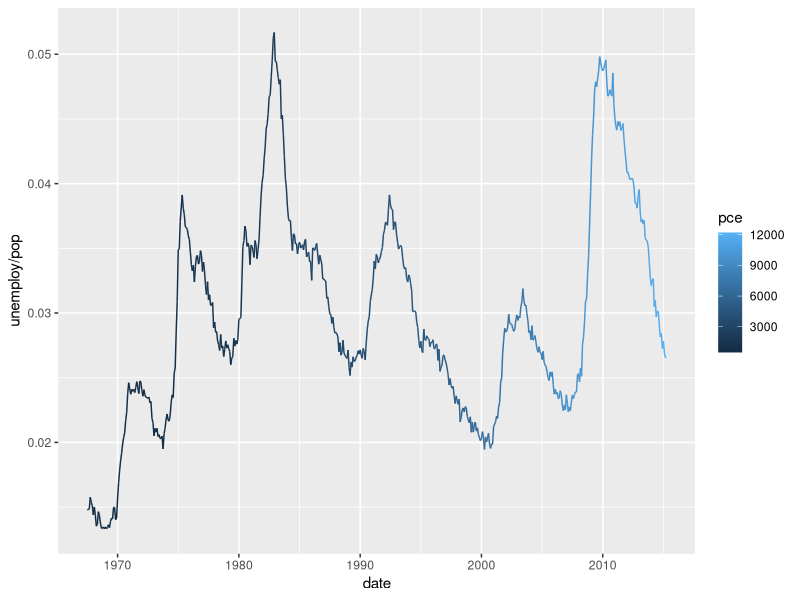
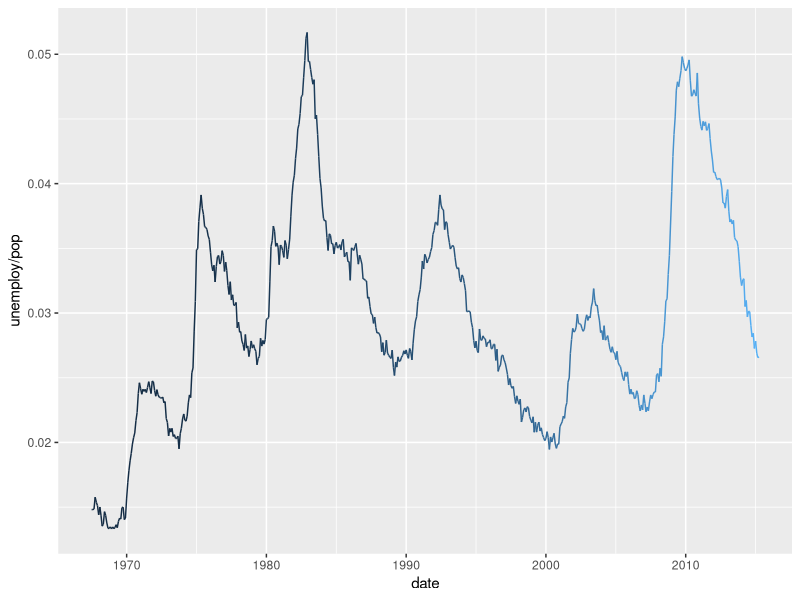
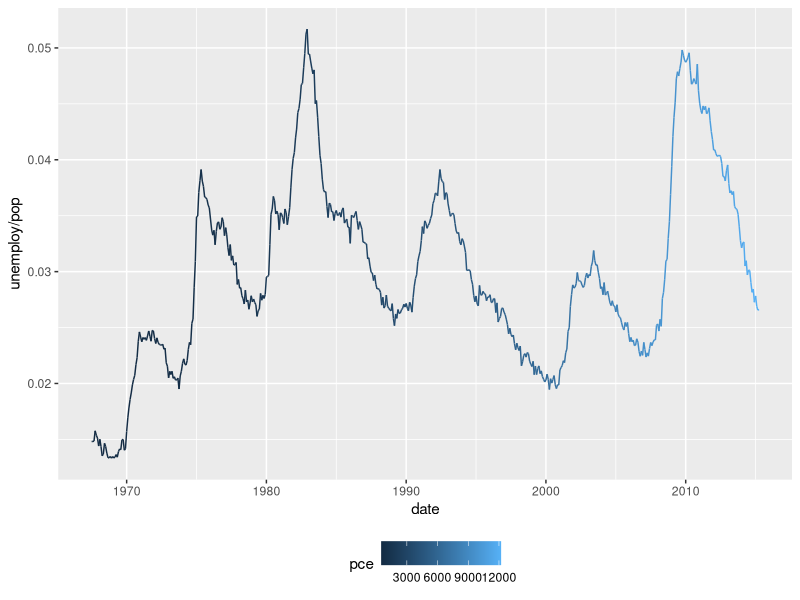
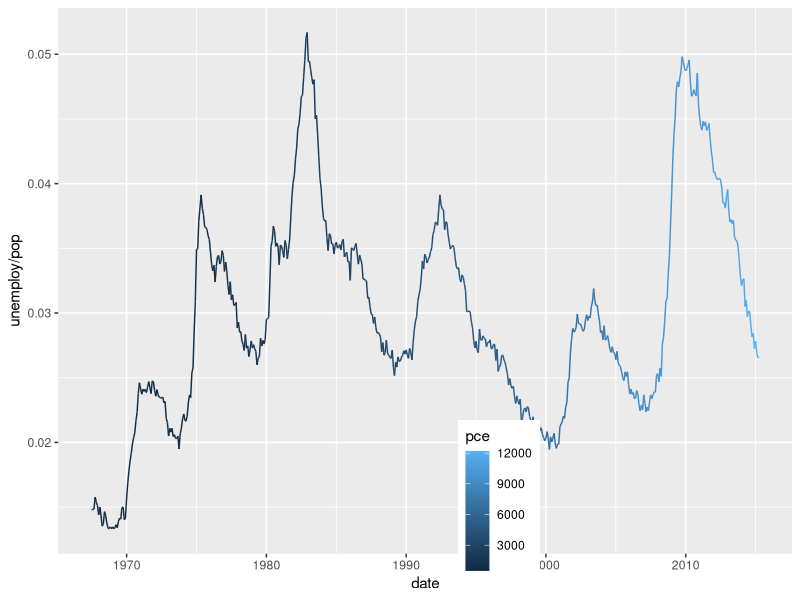
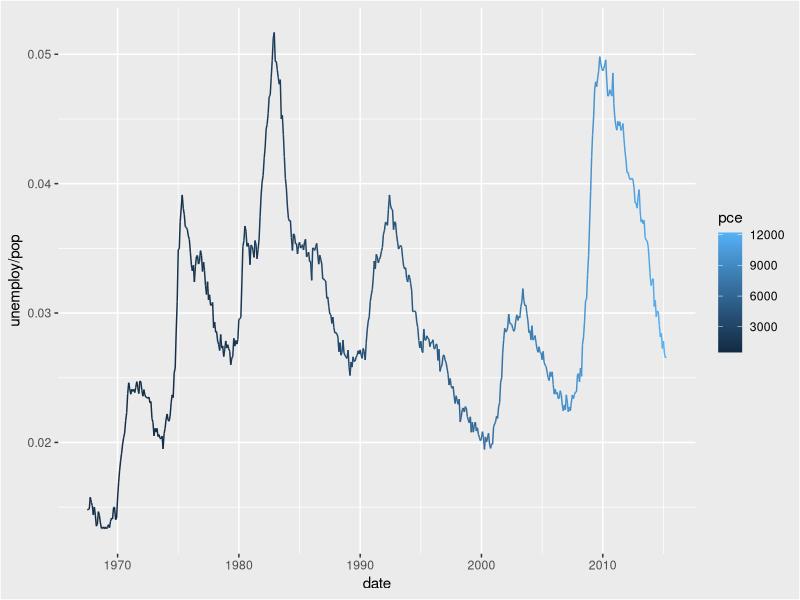
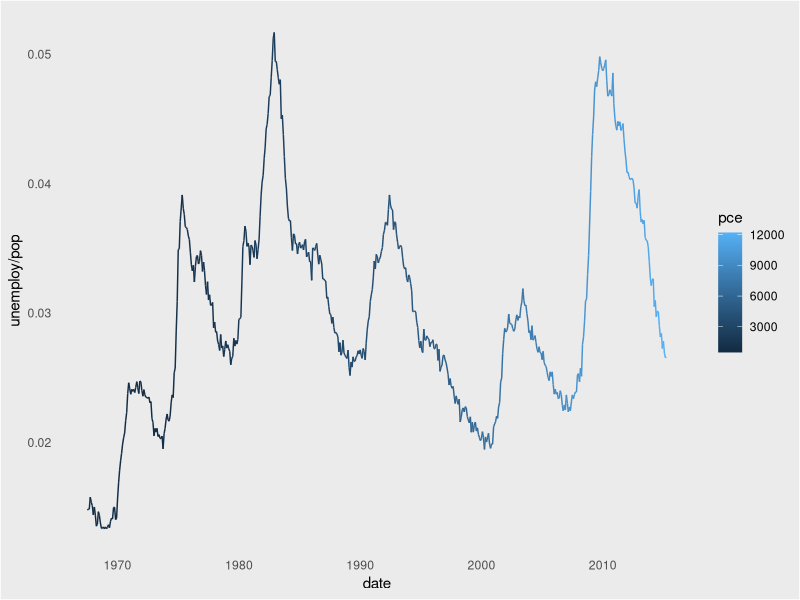
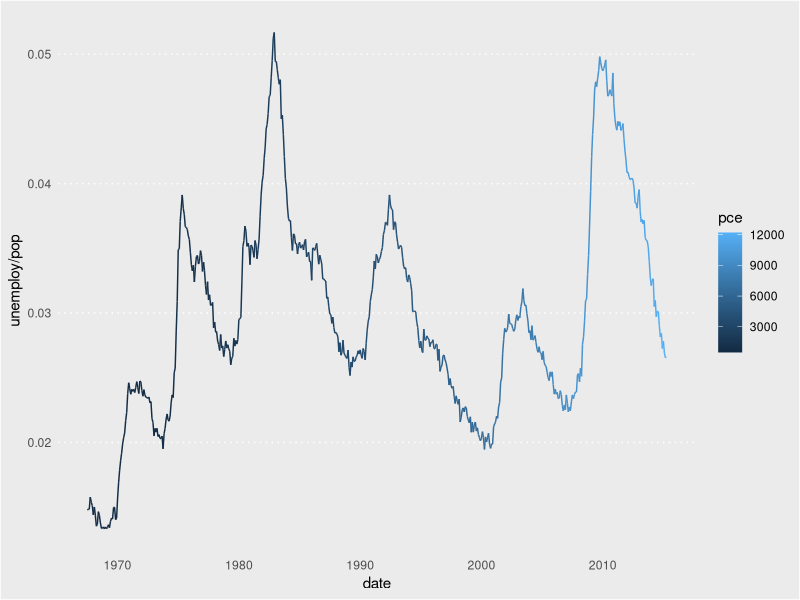
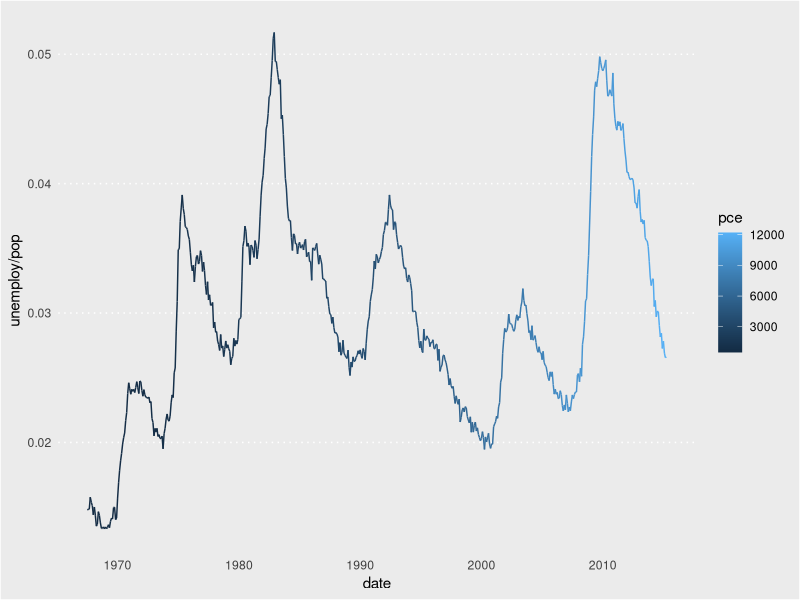

These charts were generated, in order, by the following R code: (Note: this script raises an error after producing the figures.)
## ---- chunk 1
library(tidyverse)
str(economics)
## ---- chunk 2
plt_prop_unemployed_over_time <- ggplot(economics, aes(date, unemploy/pop )) +    geom_line(aes(color = pce)) + 
  theme(legend.position = "right")
 

# View the default plot
plt_prop_unemployed_over_time

# Remove legend entirely
plt_prop_unemployed_over_time +
  theme(legend.position = "none")

## ---- chunk 3
# Position the legend at the bottom of the plot
plt_prop_unemployed_over_time +
  theme(legend.position = "bottom")
## ---- chunk 4
# Position the legend inside the plot at (0.6, 0.1)
plt_prop_unemployed_over_time +
  theme(legend.position = c(0.6, 0.1))

## ---- chunk 5
plt_prop_unemployed_over_time +
  theme(
    # For all rectangles, set the fill color to grey92
    rect = element_rect(fill = "grey92") ,
    # For the legend key, turn off the outline
    legend.key = element_rect(color = NA))

## ---- chunk 6
plt_prop_unemployed_over_time +
  theme(
    rect = element_rect(fill = "grey92"),
    legend.key = element_rect(color = NA),
    # Turn off axis ticks
    axis.ticks = element_blank(),
    # Turn off the panel grid
    panel.grid = element_blank()
  )
## ---- chunk 7
plt_prop_unemployed_over_time +
  theme(
    rect = element_rect(fill = "grey92"),
    legend.key = element_rect(color = NA),
    axis.ticks = element_blank(),
    panel.grid = element_blank(),
    # Add major y-axis panel grid lines back
    panel.grid.major.y = element_line(
      # Set the color to white
      color = "white",
      # Set the size to 0.5
      size = 0.5,
      # Set the line type to dotted
      linetype = "dotted"
    )
  )

## ---- chunk 8
plt_prop_unemployed_over_time +
  theme(
    rect = element_rect(fill = "grey92"),
    legend.key = element_rect(color = NA),
    axis.ticks = element_blank(),
    panel.grid = element_blank(),
    panel.grid.major.y = element_line(
      color = "white",
      size = 0.5,
      linetype = "dotted"
    ),
    # Set the axis text color to grey25
    axis.text = element_text(color = "grey25"),
    # Set the plot title font face to italic and font size to 16
    plot.title = element_text(size = 16, face = "italic")
  )
## ---- chunk 9
mtcars <- read.csv("..\\00_Datasets\\mtcars.csv", header=TRUE)
str(mtcars)

## ---- chunk 10
plt_mpg_vs_wt_by_cyl <- ggplot(mtcars, aes(mpg, wt)) + 
                            geom_point(aes(color = factor(cyl))) + 
                            theme(panel.border = element_rect(color = "blue",
                                                              fill=NA, size=0.6,
                                                              linetype = "dotted"),
                              legend.box.background = element_rect(color =  "blue",
                                                              fill=NA, size=0.6,
                                                              linetype = "dotted"))
plt_mpg_vs_wt_by_cyl
## ---- chunk 11
# View the original plot
plt_mpg_vs_wt_by_cyl

plt_mpg_vs_wt_by_cyl +
  theme(
    # Set the axis tick length to 2 lines
    axis.ticks.length = unit(2, "lines")
  )
## ---- chunk 12
plt_mpg_vs_wt_by_cyl +
  theme(
    # Set the legend key size to 3 centimeters
    legend.key.size = unit(3,"cm")
  )
## ---- chunk 13
    plt_mpg_vs_wt_by_cyl +
      theme(
        # Set the legend margin to (20, 30, 40, 50) points
        legend.margin = margin(
          t = 20,
          r = 30,
          b = 40,
          l = 50,
          u = "pt"

        )
      )

## ---- chunk 14
plt_mpg_vs_wt_by_cyl +
  theme(
    # Set the plot margin to (10, 30, 50, 70) millimeters
    plot.margin = margin(
      t = 10,
      r = 30,
      b = 50, 
      l = 70,
      u = "mm"

    )
  )
## ---- chunk 15
plt_prop_unemployed_over_time

# Add a black and white theme
plt_prop_unemployed_over_time +
  theme_bw()
## ---- chunk 16
# Add a classic theme
plt_prop_unemployed_over_time +
  theme_classic()
## ---- chunk 17
# Add a void theme
plt_prop_unemployed_over_time +
  theme_void()
## ---- chunk 18
install.packages("ggthemes")
## ---- chunk 19
library(ggthemes)
# Use the fivethirtyeight theme
plt_prop_unemployed_over_time +
  ggthemes::theme_fivethirtyeight()
## ---- chunk 20
# Use Tufte's theme
plt_prop_unemployed_over_time +
  theme_tufte()
## ---- chunk 21
# Use the Wall Street Journal theme
plt_prop_unemployed_over_time +
  theme_wsj()
## ---- chunk 22
library(ggplot2)
ggplot2::theme()
## ---- chunk 23
# Save the theme as theme_recession
theme_recession <- theme(
  rect = element_rect(fill = "grey92"),
  legend.key = element_rect(color = NA),
  axis.ticks = element_blank(),
  panel.grid = element_blank(),
  panel.grid.major.y = element_line(color = "white", size = 0.5, linetype = "dotted"),
  axis.text = element_text(color = "grey25"),
  plot.title = element_text(face = "italic", size = 16),
  legend.position = c(0.6, 0.1)
)

# Combine the Tufte theme with theme_recession
theme_tufte_recession <-  theme_tufte() + theme_recession

# Add the Tufte recession theme to the plot
plt_prop_unemployed_over_time + theme_tufte_recession
## ---- chunk 24
theme_recession <- theme(
  rect = element_rect(fill = "grey92"),
  legend.key = element_rect(color = NA),
  axis.ticks = element_blank(),
  panel.grid = element_blank(),
  panel.grid.major.y = element_line(color = "white", size = 0.5, linetype = "dotted"),
  axis.text = element_text(color = "grey25"),
  plot.title = element_text(face = "italic", size = 16),
  legend.position = c(0.6, 0.1)
)
theme_tufte_recession <- theme_tufte() + theme_recession

# Set theme_tufte_recession as the default theme
theme_set(theme_tufte_recession)

# Draw the plot (without explicitly adding a theme)
plt_prop_unemployed_over_time
## ---- chunk 25
plt_prop_unemployed_over_time +
  # Add Tufte's theme
   theme_tufte()
## ---- chunk 26
    plt_prop_unemployed_over_time +
      theme_tufte() +
      # Add individual theme elements
      theme(
        # Turn off the legend
        legend.position = "none",
        # Turn off the axis ticks
        axis.ticks =element_blank()
      )

## ---- chunk 27
plt_prop_unemployed_over_time +
  theme_tufte() +
  theme(
    legend.position = "none",
    axis.ticks = element_blank(),
    # Set the axis title's text color to grey60
    axis.title = element_text(color = "grey60"),
    # Set the axis text's text color to grey60
    axis.text = element_text(color = "grey60"),
  )
## ---- chunk 28
plt_prop_unemployed_over_time +
  theme_tufte() +
  theme(
    legend.position = "none",
    axis.ticks = element_blank(),
    axis.title = element_text(color = "grey60"),
    axis.text = element_text(color = "grey60"),
    # Set the panel gridlines major y values
     panel.grid.major.y = element_line(
      # Set the color to grey60
      color = "grey60",
      # Set the size to 0.25
      size = 0.25,
      # Set the linetype to dotted
      linetype = "dotted"
    )
  )

## ---- chunk 29
library(dplyr)
library(ggplot2)

gm2007 <- read.csv("..\\00_Datasets\\gm2007.csv", header=TRUE)
str(gm2007)
## ---- chunk 30
# Add a geom_segment() layer
ggplot(gm2007, aes(x = lifeExp, y = country, color = lifeExp)) +
  geom_point(size = 4) +
  geom_segment(aes(xend = 30, yend = country), size = 2)
## ---- chunk 31
# Add a geom_text() layer
ggplot(gm2007, aes(x = lifeExp, y = country, color = lifeExp)) +
  geom_point(size = 4) +
  geom_segment(aes(xend = 30, yend = country), size = 2) +
  geom_text(aes(label = lifeExp), color = "white", size = 1.5)
## ---- chunk 32
library("RColorBrewer")
## ---- chunk 33
# Set the color scale
palette <- brewer.pal(5, "RdYlBu")[-(2:4)]

# Modify the scales
ggplot(gm2007, aes(x = lifeExp, y = country, color = lifeExp)) +
  geom_point(size = 4) +
  geom_segment(aes(xend = 30, yend = country), size = 2) +
  geom_text(aes(label = round(lifeExp,1)), color = "white", size = 1.5) +
  scale_x_continuous("", expand = c(0, 0), limits = c(30, 90), position = "top") +
  scale_color_gradientn(colors = palette) + 
  theme(legend.position = "right")
## ---- chunk 34
# Set the color scale
palette <- brewer.pal(5, "RdYlBu")[-(2:4)]

# Add a title and caption
plt_country_vs_lifeExp <- ggplot(gm2007, aes(x = lifeExp, y = country, color = lifeExp)) +
  geom_point(size = 4) +
  geom_segment(aes(xend = 30, yend = country), size = 2) +
  geom_text(aes(label = round(lifeExp,1)), color = "white", size = 1.5) +
  scale_x_continuous("", expand = c(0,0), limits = c(30,90), position = "top") +
  scale_color_gradientn(colors = palette) +
  labs(title = "Highest and lowest life expectancies, 2007", caption = "Source: gapminder") + 
    theme(legend.position = "right")

plt_country_vs_lifeExp 
## ---- chunk 35
gm2007_full <- read.csv("..\\00_Datasets\\gm2007_full.csv", header=TRUE)
str(gm2007_full)
## ---- chunk 36
global_mean <- mean(gm2007_full$lifeExp)
x_start <- global_mean + 4
y_start <- 5.5
x_end <- global_mean
y_end <- 7.5
## ---- chunk 37
# Define the theme
plt_country_vs_lifeExp +
  theme_classic() +
  theme(axis.line.y = element_blank(),
        axis.ticks.y = element_blank(),
        axis.text = element_text(color = "black"),
        axis.title = element_blank(),
        legend.position = "none")
## ---- chunk 38
# Add a vertical line
plt_country_vs_lifeExp +
  #step_1_themes +
  geom_vline(xintercept = global_mean, color = "grey40", linetype = 3)
## ---- chunk 39
step_3_themes <-   annotate(
    "text",
    x = x_start, y = y_start,
    label = "The\nglobal\naverage",
    vjust = 1, size = 3, color = "grey40"
  )


# Add text
plt_country_vs_lifeExp +
  #step_1_themes +
  geom_vline(xintercept = global_mean, color = "grey40", linetype = 3) +
  step_3_themes




## ---- chunk 40
# Add a curve
plt_country_vs_lifeExp +  
  #step_1_themes +
  geom_vline(xintercept = global_mean, color = "grey40", linetype = 3) +
  step_3_annotation +
  annotate(
    "curve",
    x = x_start, y = y_start,
    xend = x_end, yend = y_end,
    arrow = arrow(length = unit(0.2 , "cm"), type = "closed"),
    color = "grey40"
  )
